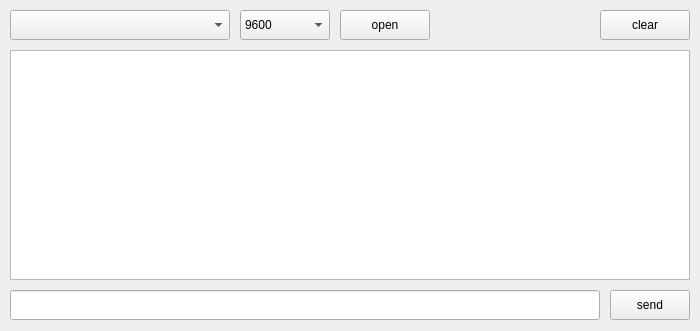
<?xml version="1.0" encoding="UTF-8"?>
<ui version="4.0">
 <class>MainWindow</class>
 <widget class="QMainWindow" name="MainWindow">
  <property name="geometry">
   <rect>
    <x>0</x>
    <y>0</y>
    <width>700</width>
    <height>331</height>
   </rect>
  </property>
  <property name="windowTitle">
   <string>simple Serial Tool</string>
  </property>
  <widget class="QWidget" name="centralwidget">
   <widget class="QPushButton" name="btn_open">
    <property name="geometry">
     <rect>
      <x>340</x>
      <y>10</y>
      <width>90</width>
      <height>30</height>
     </rect>
    </property>
    <property name="text">
     <string>open</string>
    </property>
   </widget>
   <widget class="QComboBox" name="comboBox_COMs">
    <property name="geometry">
     <rect>
      <x>10</x>
      <y>10</y>
      <width>220</width>
      <height>30</height>
     </rect>
    </property>
   </widget>
   <widget class="QComboBox" name="comboBox_baud">
    <property name="geometry">
     <rect>
      <x>240</x>
      <y>10</y>
      <width>90</width>
      <height>30</height>
     </rect>
    </property>
    <item>
     <property name="text">
      <string>9600</string>
     </property>
    </item>
    <item>
     <property name="text">
      <string>115200</string>
     </property>
    </item>
    <item>
     <property name="text">
      <string>512000</string>
     </property>
    </item>
   </widget>
   <widget class="QScrollArea" name="scrollArea">
    <property name="geometry">
     <rect>
      <x>10</x>
      <y>50</y>
      <width>680</width>
      <height>230</height>
     </rect>
    </property>
    <property name="widgetResizable">
     <bool>true</bool>
    </property>
    <widget class="QWidget" name="scrollAreaWidgetContents">
     <property name="geometry">
      <rect>
       <x>0</x>
       <y>0</y>
       <width>678</width>
       <height>228</height>
      </rect>
     </property>
     <widget class="QTextBrowser" name="textBrowser">
      <property name="geometry">
       <rect>
        <x>-1</x>
        <y>-1</y>
        <width>680</width>
        <height>230</height>
       </rect>
      </property>
      <property name="html">
       <string>&lt;!DOCTYPE HTML PUBLIC &quot;-//W3C//DTD HTML 4.0//EN&quot; &quot;http://www.w3.org/TR/REC-html40/strict.dtd&quot;&gt;
&lt;html&gt;&lt;head&gt;&lt;meta name=&quot;qrichtext&quot; content=&quot;1&quot; /&gt;&lt;style type=&quot;text/css&quot;&gt;
p, li { white-space: pre-wrap; }
&lt;/style&gt;&lt;/head&gt;&lt;body style=&quot; font-family:'Ubuntu'; font-size:11pt; font-weight:400; font-style:normal;&quot;&gt;
&lt;p style=&quot;-qt-paragraph-type:empty; margin-top:0px; margin-bottom:0px; margin-left:0px; margin-right:0px; -qt-block-indent:0; text-indent:0px;&quot;&gt;&lt;br /&gt;&lt;/p&gt;&lt;/body&gt;&lt;/html&gt;</string>
      </property>
     </widget>
    </widget>
   </widget>
   <widget class="QPushButton" name="btn_send">
    <property name="geometry">
     <rect>
      <x>610</x>
      <y>290</y>
      <width>80</width>
      <height>30</height>
     </rect>
    </property>
    <property name="text">
     <string>send</string>
    </property>
   </widget>
   <widget class="QLineEdit" name="lineEdit">
    <property name="geometry">
     <rect>
      <x>10</x>
      <y>290</y>
      <width>590</width>
      <height>30</height>
     </rect>
    </property>
   </widget>
   <widget class="QPushButton" name="btn_clear">
    <property name="geometry">
     <rect>
      <x>600</x>
      <y>10</y>
      <width>90</width>
      <height>30</height>
     </rect>
    </property>
    <property name="text">
     <string>clear</string>
    </property>
   </widget>
  </widget>
 </widget>
 <resources/>
 <connections/>
</ui>
